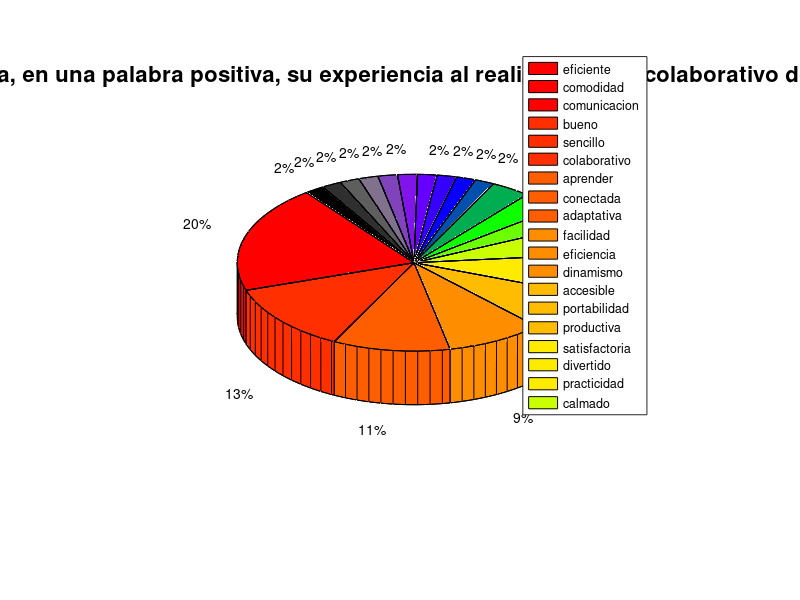

The MATLAB script that drew this image:
% Datos y etiquetas
y = [11, 7, 6, 5, 4, 4, 3, 2, 2, 2, 1, 1, 1, 1, 1, 1, 1, 1, 1, 1];
labels = {'eficiente', 'comodidad', 'comunicacion', 'bueno', 'sencillo', 'colaborativo', 'aprender', 'conectada', 'adaptativa', 'facilidad', 'eficiencia', 'dinamismo', 'accesible', 'portabilidad', 'productiva', 'satisfactoria', 'divertido', 'practicidad', 'calmado'};

% Colores personalizados y porcentajes
colors = [
    1 0 0;  % Rojo
    1 0.5 0;  % Naranja
    1 1 0;  % Amarillo
    0 1 0;  % Verde
    0 0 1;  % Azul
    0.5 0 1;  % Morado
    0.5 0.5 0.5;  % Gris
    0 0 0;  % Negro
];

% Degradar los colores
numSegments = numel(y);
colors = interp1(1:size(colors, 1), colors, linspace(1, size(colors, 1), numSegments));

% Crear el gráfico de pastel con colores personalizados
pie3(y);

% Asignar colores personalizados a cada segmento
colormap(colors);

% Agregar la leyenda
legend(labels);

% Agregar el título
title('(14) Describa, en una palabra positiva, su experiencia al realizar trabajo colaborativo de forma virtual', 'FontSize', 16);
